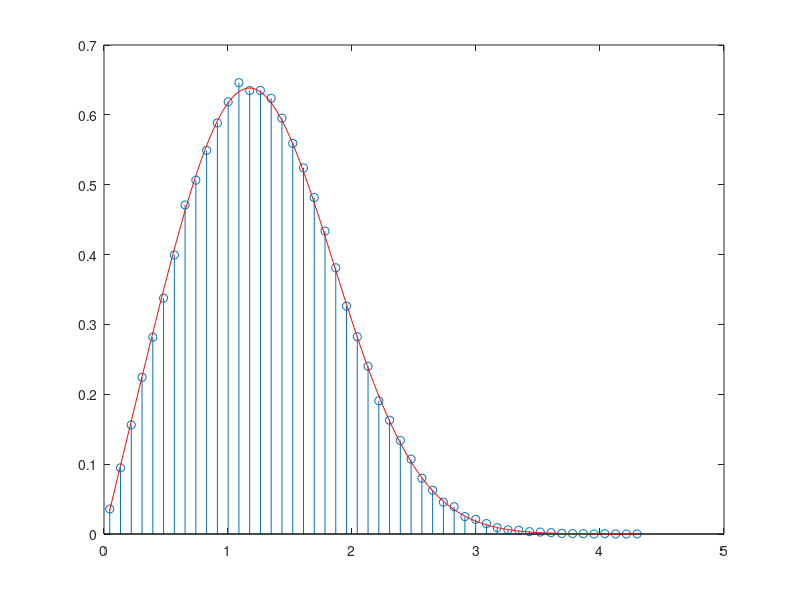

Recreate this plot in MATLAB.
% RANDOMVARIABLES_RAYLEIGH_DISTRIBUTION
%
% Author: Dick Carrillo Melgarejo
%
% Date: 23/July/2020
%
% Tool: Matlab 2020a
%
% Simulated and analytical version of Rice Distribution
% The random variable "R" defined by Rice Distribution is generated by
% the following equation R = SQRT(X^2+Y^2), where X and Y are independent
% Gaussian Random variables with u1 and u2 mean (respectively) and Variance sigma^2.
% So, in communications, X is the real part of a complex number and Y
% is the imaginary part of the same complex number. This complex number is
% the base band representation of a Rice channel. In communications the
% random variable R represents the module of the base band signal (complex
% number).
close all
clear all

%% Simulation Version
N = 100000;
sigma = 1/sqrt(2);
K = 1;
% Rice parameters


% we will get the rice simulation based on parameter "K", so, for this
% reason we consider that u1 and u2 are equal.
v=sqrt(2*K*sigma^2);
u1=v/sqrt(2);
u2=u1;

%u1 = 2;
%u2 = 9;
%v=sqrt(u1^2 + u2^2);
%
% K = v^2/(2*sigma^2);
hr = sigma * (randn(1,N) + sqrt(-1) * randn(1,N))+(u1 + sqrt(-1) * u2);
display(['The Variance of the band base representation of the channel is '...
    num2str(var(hr))])
display(['The Mean of the band base representation of the channel is '...
    num2str(mean(hr))])
[a,b] = hist(abs(hr),50);
pdfSim=a./trapz(b,a);
stem(b,pdfSim)


%% Theoretical Version
hold on
x = min(b):0.01:max(b);
p = ricepdf(x,K,sigma);
plot(x,p,'r')



%% auxiliar function
% REF: https://en.wikipedia.org/wiki/Rice_distribution
function y = ricepdf(x, k, s)
s2 = s.^2; % (neater below)

v=sqrt(2*k*s2);

try
    y = (x ./ s2) .*...
        exp(-0.5 * (x.^2 + v.^2) ./ s2) .*...
        besseli(0, x .* v ./ s2);
        % besseli(0, ...) is the zeroth order modified Bessel function of
        % the first kind. (see help bessel)
    y(x <= 0) = 0;
catch
    error('ricepdf:InputSizeMismatch',...
        'Non-scalar arguments must match in size.');
end
end